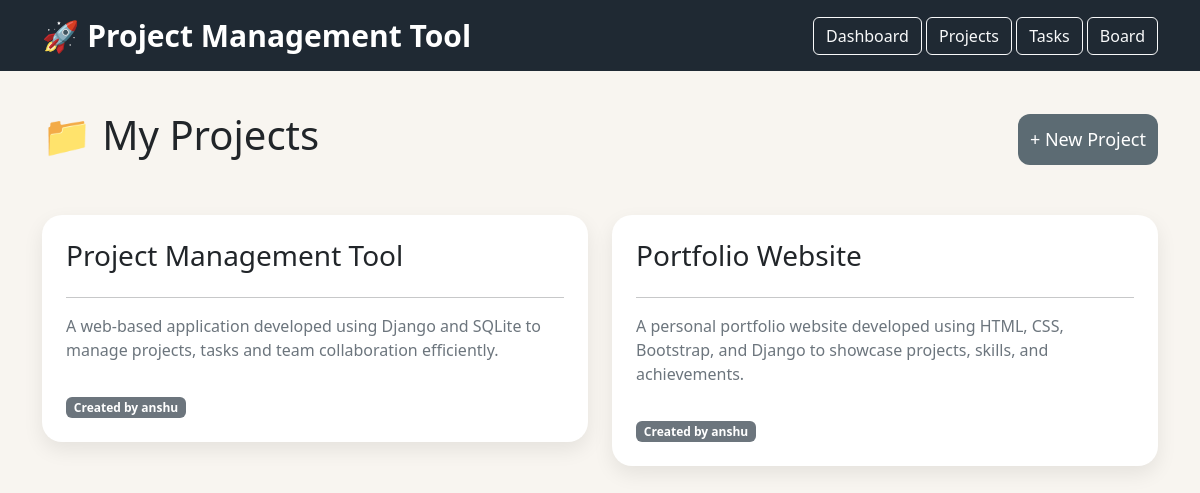
Screenshot of /projects/ (signed in) with the database file from the repository.
### projects/models.py (models this page shows, shortened)
class Project(models.Model):
    title = models.CharField(max_length=200)
    description = models.TextField()
    created_by = models.ForeignKey(User, on_delete=models.CASCADE)
    created_at = models.DateTimeField(auto_now_add=True)

### projects/views.py (the view)
# urls.py: path('', views.project_list, name='project_list'),
def project_list(request):
    projects = Project.objects.filter(created_by=request.user)
    return render(request, 'project_list.html', {'projects': projects})

### accounts/templates/project_list.html
{% extends 'base.html' %}
{% block content %}
<div class="d-flex justify-content-between align-items-center mb-5">
<h1>
📁 My Projects
</h1>
<a href="/projects/create/" class="btn custom-btn">
+ New Project
</a>
</div>
<div class="row">
{% for project in projects %}
<div class="col-md-6 mb-4">
<div class="card p-4">
<h3>
{{ project.title }}
</h3>
<hr>
<p class="text-secondary">
{{ project.description }}
</p>
<div class="mt-3">
<span class="badge bg-secondary">
Created by {{ project.created_by }}
</span>
</div>
</div>
</div>
{% empty %}
<div class="card p-5 text-center">
<h3>
No Projects Available
</h3>
</div>
{% endfor %}
</div>
{% endblock %}

### accounts/templates/base.html (style rules this page uses)
body { background:#F8F5F0; font-family:'Segoe UI'; }
.card { border:none; border-radius:20px; background:white; box-shadow:0 8px 20px rgba(0,0,0,.08); }
.custom-btn { background:#5C6B73; color:white; border:none; border-radius:12px; padding:12px; font-size:18px; }

### rows the page displays
Project: title "Project Management Tool", description "A web-based application developed using Django and SQLite to manage projects, tasks and team collaboration efficiently.", created_by "anshu"
Project: title "Portfolio Website", description "A personal portfolio website developed using HTML, CSS, Bootstrap, and Django to showcase projects, skills, and achievements.", created_by "anshu"
